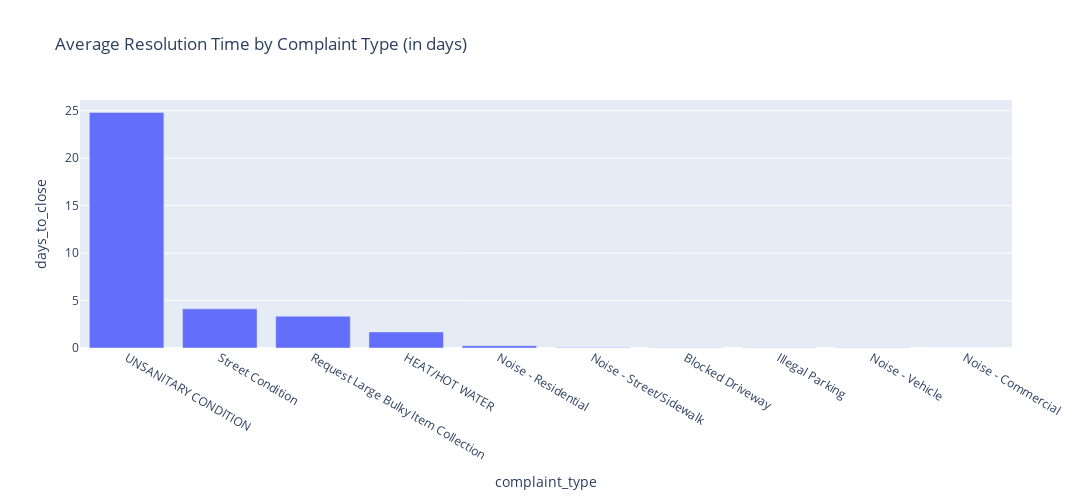

The notebook cell saved with this chart:
### Markdown cell above
### resolution time by compliant type

### Code cell
condition = (

    (df['borough'].isin(['MANHATTAN', 'BRONX', 'BROOKLYN', 'QUEENS', 'STATEN ISLAND'])) &
    (df['status']== 'Closed') &
    df['complaint_type'].isin(top_complaint_types)
)

resolution_time = df[condition].groupby('complaint_type').agg({'days_to_close': 'mean'}).reset_index().sort_values(by='days_to_close', ascending=False)

fig = px.bar(
    resolution_time,
    x='complaint_type',
    y='days_to_close',
    title='Average Resolution Time by Complaint Type (in days)',
)
fig.update_layout(width=1200, height=500)

### Figure 1 — Plotly figure (JSON) as saved in the notebook; plotly's stock layout.template omitted (floating-point values rounded to 4 significant figures)
{"data": [{"hovertemplate": "complaint_type=%{x}<br>days_to_close=%{y}<extra></extra>", "legendgroup": "", "marker": {"color": "#636efa", "pattern": {"shape": ""}}, "name": "", "orientation": "v", "showlegend": false, "textposition": "auto", "type": "bar", "x": ["UNSANITARY CONDITION", "Street Condition", "Request Large Bulky Item Collection", "HEAT/HOT WATER", "Noise - Residential", "Noise - Street/Sidewalk", "Blocked Driveway", "Illegal Parking", "Noise - Vehicle", "Noise - Commercial"], "xaxis": "x", "y": [24.81, 4.126, 3.351, 1.694, 0.2417, 0.05285, 0.03186, 0.01845, 0.0178, 0.01278], "yaxis": "y"}], "layout": {"barmode": "relative", "height": 500, "legend": {"tracegroupgap": 0}, "title": {"text": "Average Resolution Time by Complaint Type (in days)"}, "width": 1200, "xaxis": {"anchor": "y", "domain": [0, 1], "title": {"text": "complaint_type"}}, "yaxis": {"anchor": "x", "domain": [0, 1], "title": {"text": "days_to_close"}}}}
